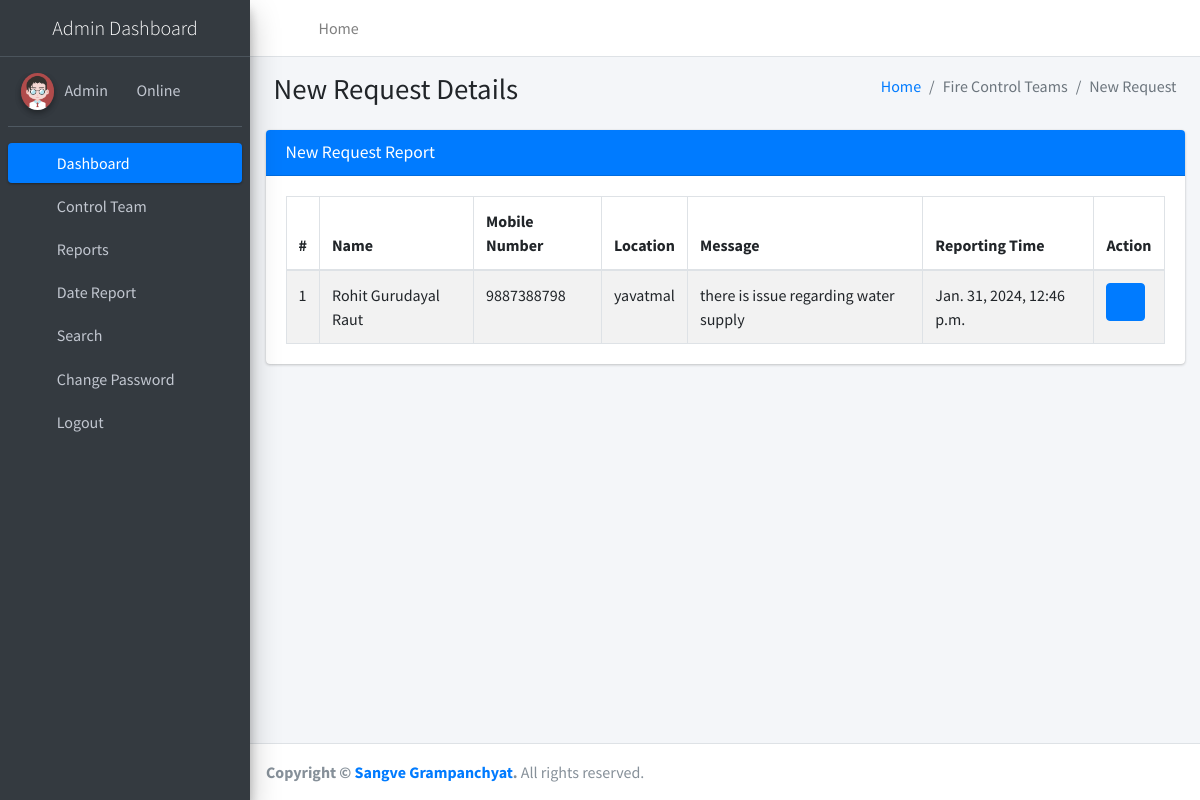
Page /newRequest (signed in) on the committed database.
### firereport/models.py (models this page shows, shortened)
class Firereport(models.Model):
    FullName = models.CharField(max_length=250, null=True)
    MobileNumber = models.CharField(max_length=12, null=True)
    Location = models.CharField(max_length=200, null=True)
    Message = models.CharField(max_length=200, null=True)
    AssignTo = models.ForeignKey(Teams, on_delete=models.CASCADE, null=True)
    Status = models.CharField(max_length=150, null=True)
    Postingdate = models.DateTimeField(auto_now_add=True)
    AssignedTime = models.CharField(max_length=150, null=True)
    UpdationDate = models.DateTimeField(null=True)

### firereport/views.py (the view)
# urls.py: path('newRequest', newRequest, name='newRequest'),
def newRequest(request):
    if not request.user.is_authenticated:
        return redirect('admin_login')
    firereport = Firereport.objects.filter(Status__isnull=True)
    return render(request, 'admin/newRequest.html', locals())

### firereport/templates/admin/newRequest.html
{% extends 'adminNavbar.html' %}
{% block main %}
{% load static %}
<section class="content">
    <div class="content-header">
        <div class="container-fluid">
            <div class="row mb-2">
                <div class="col-sm-6">
                    <h1 class="m-0">New Request Details</h1>
                </div>
                <div class="col-sm-6">
                    <ol class="breadcrumb float-sm-right">
                        <li class="breadcrumb-item"><a href="{% url 'dashboard' %}">Home</a></li>
                        <li class="breadcrumb-item active">Fire Control Teams</li>
                        <li class="breadcrumb-item active">New Request</li>
                    </ol>
                </div>
            </div>
        </div>
    </div>
    <div class="container-fluid">
        <div class="row">
            <div class="col-md-12">
                <div class="card card-primary">
                    <div class="card-header">
                        <h3 class="card-title">New Request Report</h3>
                    </div>
                    <div class="card-body">
                        <table id="example1" class="table table-bordered table-striped">
                            <thead>
                            <tr>
                                <th>#</th>
                                <th>Name</th>
                                <th>Mobile Number</th>
                                <th>Location</th>
                                <th>Message</th>
                                <th>Reporting Time</th>
                                <th>Action</th>
                            </tr>
                            </thead>
                            <tbody>
                            {% for i in firereport %}
                            <tr>
                                <td>{{forloop.counter}}</td>
                                <td>{{i.FullName}}</td>
                                <td>{{i.MobileNumber}}</td>
                                <td>{{i.Location}}</td>
                                <td>{{i.Message}}</td>
                                <td>{{i.Postingdate}}</td>
                                <td>
                                    <div class="btn-group">
                                        <a class="btn btn-primary" href="{% url 'viewRequestDetails' i.id %}"><i
                                                class="fa fa-eye"></i></a>
                                    </div>
                                </td>
                            </tr>
                            {% endfor %}
                            </tbody>
                        </table>
                    </div>
                </div>
            </div>
        </div>
    </div>
</section>
{% endblock %}

### rows in the picture
Firereport: FullName "Rohit Gurudayal Raut", MobileNumber "9887388798", Location "yavatmal", Message "there is issue regarding water supply", Postingdate "Jan. 31, 2024, 12:46 p.m."
